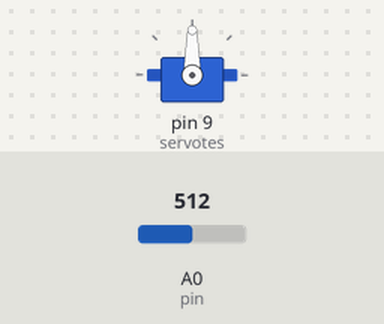
A sketch run on a simulated Arduino Uno, built with avr-gcc and run on an emulated ATmega328P. On the bench: servo. Inputs (shaded band) come from the test bench; at power-on: A0 (pin) = 512.

Above: at 1.2 s.
1.3 s: A0 (pin) set to 716
At 2.5 s:
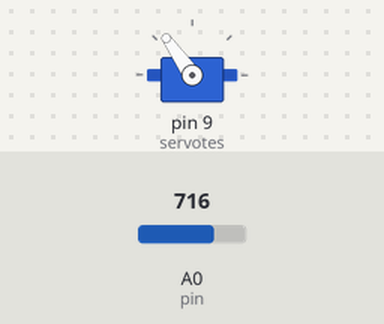
2.8 s: A0 (pin) set to 900
At 3.5 s:
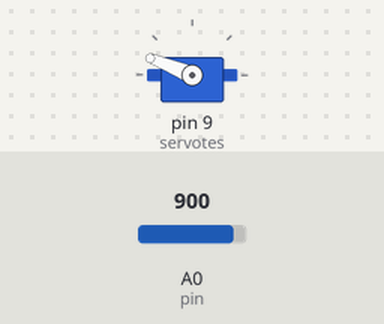
4.3 s: A0 (pin) set to 1023
At 5.0 s:
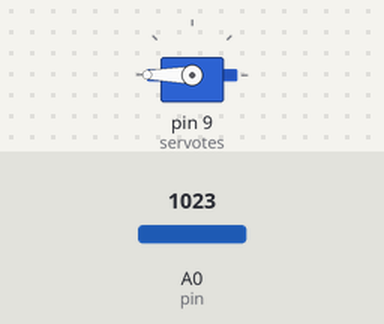
5.8 s: A0 (pin) set to 306
At 7.0 s:
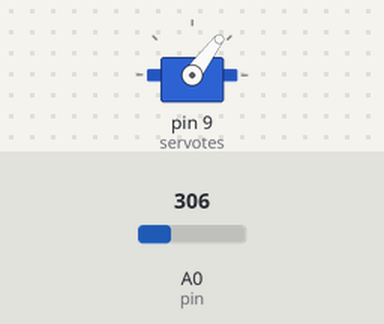
7.3 s: A0 (pin) set to 122
At 8.4 s:
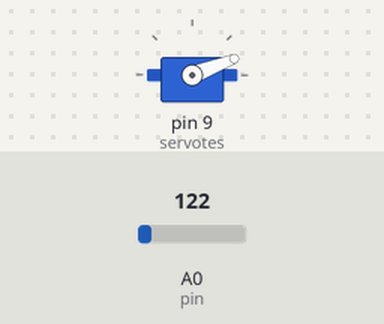
Timing chart, 0 to 9.8 s (numbered marks = the images above; inputs shaded):
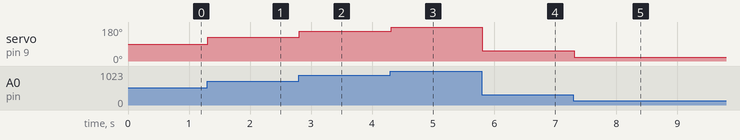

The sketch:

offlinePrototype.ino
```cpp
#include <Servo.h>

Servo servotes;

int analogval;
int pin = 0;

void setup() {
  servotes.attach(9);
}

void loop() {
  analogval = analogRead(pin);
  analogval = map(analogval, 0, 1023, 0, 180);
  servotes.write(analogval);
  delay(15);
}
```

Measured:
- after the input at 1.3 s, servo on pin 9 (servotes): 90° → 125° at once
- after the input at 2.8 s, servo on pin 9 (servotes): 125° → 158° at once
- after the input at 4.3 s, servo on pin 9 (servotes): 158° → 180° at once
- after the input at 5.8 s, servo on pin 9 (servotes): 180° → 53° at once
- after the input at 7.3 s, servo on pin 9 (servotes): 53° → 21° at once
